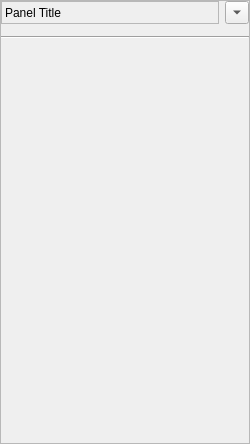
<?xml version="1.0" encoding="UTF-8"?>
<ui version="4.0">
 <class>ContentPanel</class>
 <widget class="QFrame" name="ContentPanel">
  <property name="geometry">
   <rect>
    <x>0</x>
    <y>0</y>
    <width>250</width>
    <height>444</height>
   </rect>
  </property>
  <property name="sizePolicy">
   <sizepolicy hsizetype="Preferred" vsizetype="Preferred">
    <horstretch>0</horstretch>
    <verstretch>0</verstretch>
   </sizepolicy>
  </property>
  <property name="minimumSize">
   <size>
    <width>250</width>
    <height>0</height>
   </size>
  </property>
  <property name="windowTitle">
   <string>Frame</string>
  </property>
  <property name="frameShape">
   <enum>QFrame::StyledPanel</enum>
  </property>
  <property name="frameShadow">
   <enum>QFrame::Raised</enum>
  </property>
  <property name="contentPanel" stdset="0">
   <bool>true</bool>
  </property>
  <layout class="QVBoxLayout" name="verticalLayout_2">
   <property name="margin">
    <number>0</number>
   </property>
   <item>
    <layout class="QHBoxLayout" name="headerLayout">
     <item>
      <widget class="QLabel" name="titleLabel">
       <property name="frameShape">
        <enum>QFrame::StyledPanel</enum>
       </property>
       <property name="frameShadow">
        <enum>QFrame::Plain</enum>
       </property>
       <property name="text">
        <string>Panel Title</string>
       </property>
      </widget>
     </item>
     <item>
      <widget class="QToolButton" name="actionButton">
       <property name="popupMode">
        <enum>QToolButton::InstantPopup</enum>
       </property>
       <property name="toolButtonStyle">
        <enum>Qt::ToolButtonIconOnly</enum>
       </property>
       <property name="arrowType">
        <enum>Qt::DownArrow</enum>
       </property>
      </widget>
     </item>
    </layout>
   </item>
   <item>
    <widget class="QWidget" name="panelWidget" native="true"/>
   </item>
   <item>
    <widget class="Line" name="line">
     <property name="orientation">
      <enum>Qt::Horizontal</enum>
     </property>
    </widget>
   </item>
   <item>
    <widget class="QScrollArea" name="scrollArea">
     <property name="frameShape">
      <enum>QFrame::NoFrame</enum>
     </property>
     <property name="horizontalScrollBarPolicy">
      <enum>Qt::ScrollBarAsNeeded</enum>
     </property>
     <property name="widgetResizable">
      <bool>true</bool>
     </property>
     <widget class="QWidget" name="contentScrollArea">
      <property name="geometry">
       <rect>
        <x>0</x>
        <y>0</y>
        <width>244</width>
        <height>386</height>
       </rect>
      </property>
      <layout class="QVBoxLayout" name="verticalLayout">
       <item>
        <widget class="QWidget" name="contentWiget" native="true">
         <layout class="QVBoxLayout" name="verticalLayout_3"/>
        </widget>
       </item>
       <item>
        <spacer name="verticalSpacer">
         <property name="orientation">
          <enum>Qt::Vertical</enum>
         </property>
         <property name="sizeHint" stdset="0">
          <size>
           <width>20</width>
           <height>40</height>
          </size>
         </property>
        </spacer>
       </item>
      </layout>
     </widget>
    </widget>
   </item>
  </layout>
 </widget>
 <resources/>
 <connections/>
</ui>
